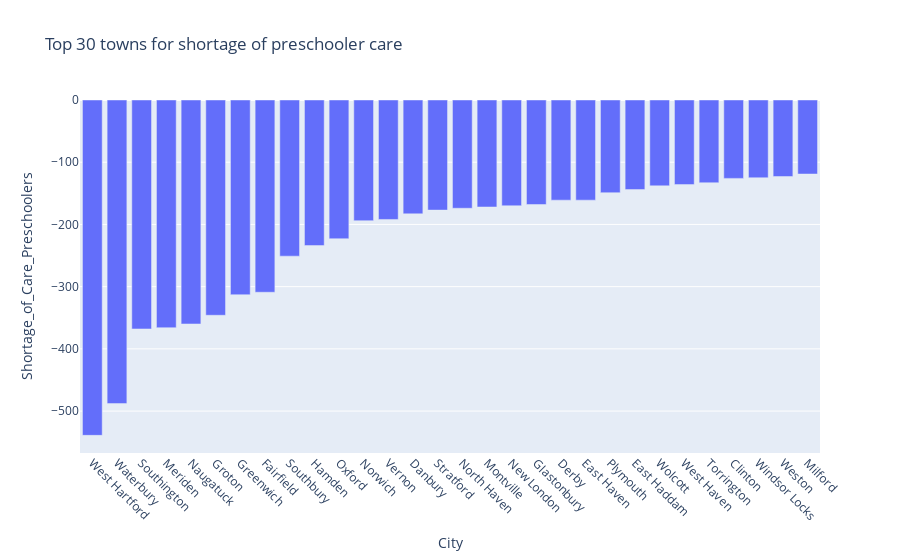

Notebook code cell kept with this figure:
### Code cell
# produce a plot of shortage of care for preschoolers from the sorted subset df3
# ascending sort of shortage of care for preschoolers

fig = px.bar(df3, x="City", y="Shortage_of_Care_Preschoolers", title='Top 30 towns for shortage of preschooler care') 
fig.update_xaxes(tickangle=45)
fig.show()

### Figure 1 — Plotly figure (JSON) as saved in the notebook; plotly's stock layout.template omitted (floating-point values rounded to 4 significant figures)
{"data": [{"alignmentgroup": "True", "hovertemplate": "City=%{x}<br>Shortage_of_Care_Preschoolers=%{y}<extra></extra>", "legendgroup": "", "marker": {"color": "#636efa"}, "name": "", "offsetgroup": "", "orientation": "v", "showlegend": false, "textposition": "auto", "type": "bar", "x": ["West Hartford", "Waterbury", "Southington", "Meriden", "Naugatuck", "Groton", "Greenwich", "Fairfield", "Southbury", "Hamden", "Oxford", "Norwich", "Vernon", "Danbury", "Stratford", "North Haven", "Montville", "New London", "Glastonbury", "Derby", "East Haven", "Plymouth", "East Haddam", "Wolcott", "West Haven", "Torrington", "Clinton", "Windsor Locks", "Weston", "Milford"], "xaxis": "x", "y": [-539, -488, -368, -366, -360, -346, -313, -309, -251, -234, -223, -194, -192, -183, -177, -174, -172, -170, -168, -161, -161, -149, -144, -138, -136, -133, -126, -125, -123, -119], "yaxis": "y"}], "layout": {"barmode": "relative", "legend": {"tracegroupgap": 0}, "title": {"text": "Top 30 towns for shortage of preschooler care"}, "xaxis": {"anchor": "y", "domain": [0, 1], "tickangle": 45, "title": {"text": "City"}}, "yaxis": {"anchor": "x", "domain": [0, 1], "title": {"text": "Shortage_of_Care_Preschoolers"}}}}
